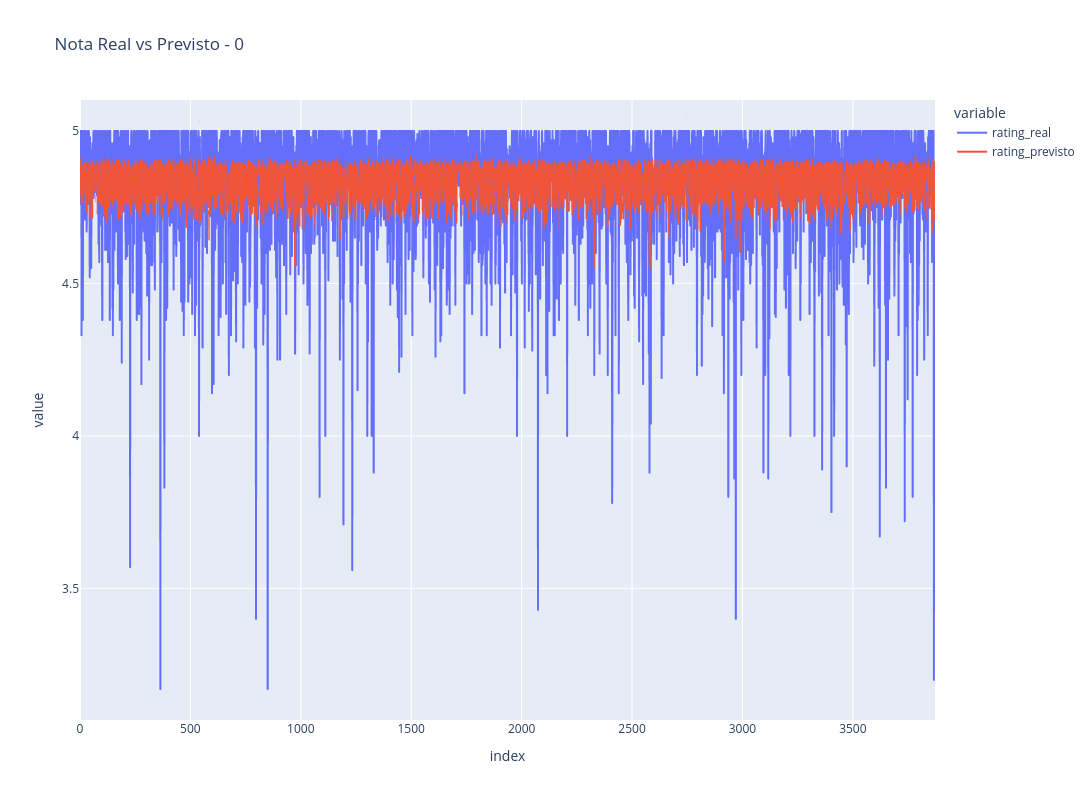

Source (notebook cell):
### Code cell
import pandas as pd
import plotly.express as px

nome_do_grupo = 0

y_real = predicoes_por_bairro['arvore_xgboost'][nome_do_grupo]['y_test']
y_previsto = predicoes_por_bairro['arvore_xgboost'][nome_do_grupo]['y_pred']

df_grupo_original = dfs_por_bairro[nome_do_grupo].dropna()
X_grupo = df_grupo_original.drop(columns=['review_scores_rating'])
y_grupo = df_grupo_original['review_scores_rating'].values

_, X_test_grupo, _, _ = train_test_split(
    X_grupo, y_grupo, test_size=0.2, random_state=RANDOM_SEED
)

df_grupo = pd.DataFrame({
    'id_imovel': X_test_grupo['id'], 
    'rating_real': y_real,            
    'rating_previsto': y_previsto     
})

df_grupo.reset_index(drop=True, inplace=True)
df_grupo['erro absoluto'] = (df_grupo['rating_previsto'] - df_grupo['rating_real'])
df_grupo['erro (%)'] = ((df_grupo['rating_real'] - df_grupo['rating_previsto']).abs() / df_grupo['rating_real'])*100

fig = px.line(df_grupo, y=['rating_real', 'rating_previsto'], 
              title=f"Nota Real vs Previsto - {nome_do_grupo}")
fig.update_layout(
    width=1500,
    height=800
)
fig.show()

print(f"Exemplos com erro >= 10% para {nome_do_grupo}:")
print(df_grupo[df_grupo['erro (%)'] >= 10].head())

### Figure 1 — Plotly figure (JSON) as saved in the notebook; plotly's stock layout.template omitted (floating-point values rounded to 4 significant figures; data arrays with more than 128 entries replaced by an {"elided": "..."} marker saying what was removed)
{"data": [{"hovertemplate": "variable=rating_real<br>index=%{x}<br>value=%{y}<extra></extra>", "legendgroup": "rating_real", "line": {"color": "#636efa", "dash": "solid"}, "marker": {"symbol": "circle"}, "mode": "lines", "name": "rating_real", "showlegend": true, "type": "scattergl", "x": {"elided": "3873 int values"}, "xaxis": "x", "y": {"elided": "3873 float values"}, "yaxis": "y"}, {"hovertemplate": "variable=rating_previsto<br>index=%{x}<br>value=%{y}<extra></extra>", "legendgroup": "rating_previsto", "line": {"color": "#EF553B", "dash": "solid"}, "marker": {"symbol": "circle"}, "mode": "lines", "name": "rating_previsto", "showlegend": true, "type": "scattergl", "x": {"elided": "3873 int values"}, "xaxis": "x", "y": {"elided": "3873 float values"}, "yaxis": "y"}], "layout": {"height": 800, "legend": {"title": {"text": "variable"}, "tracegroupgap": 0}, "title": {"text": "Nota Real vs Previsto - 0"}, "width": 1500, "xaxis": {"anchor": "y", "domain": [0, 1], "title": {"text": "index"}}, "yaxis": {"anchor": "x", "domain": [0, 1], "title": {"text": "value"}}}}
